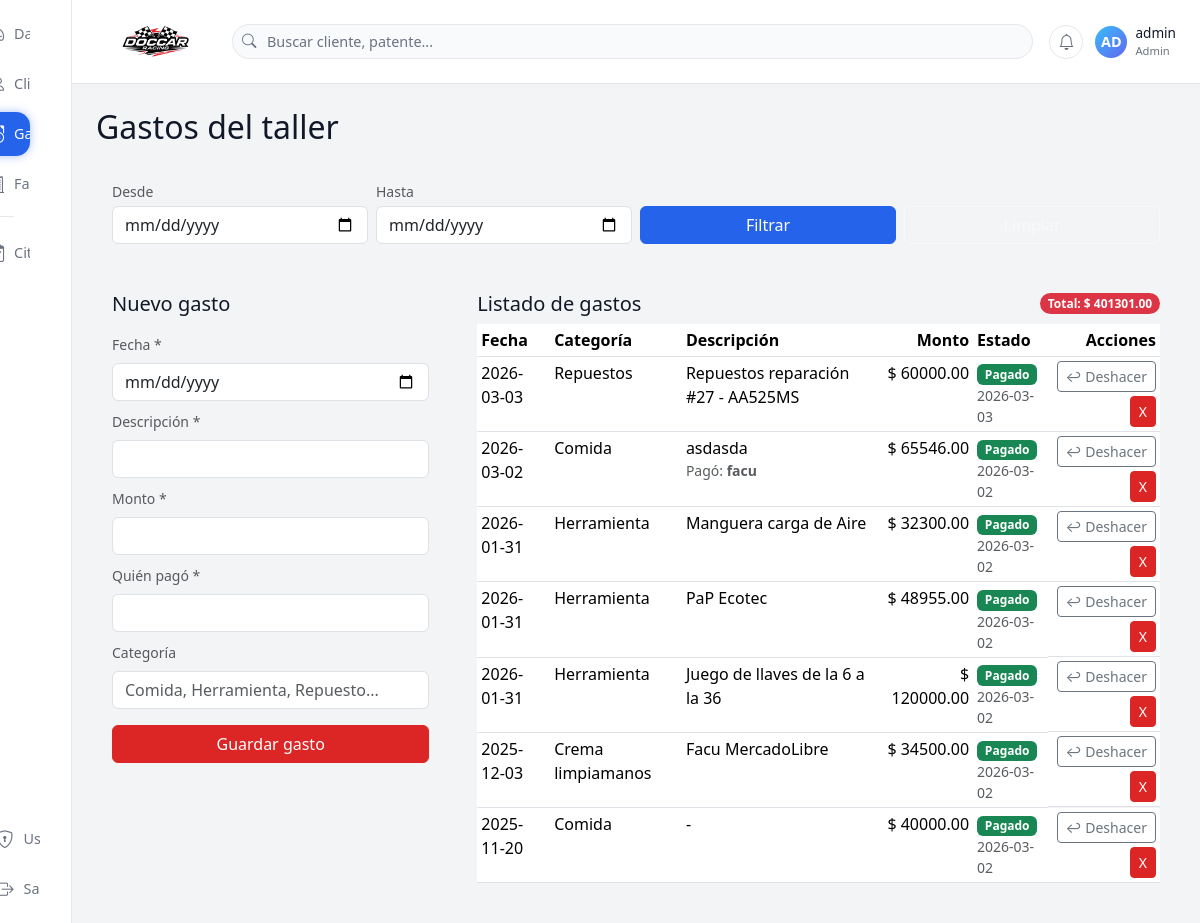
/gastos (signed in), run on the app's committed database.
### tables this page shows
CREATE TABLE gastos (
        id INTEGER PRIMARY KEY AUTOINCREMENT,
        fecha TEXT,
        categoria TEXT,
        descripcion TEXT,
        monto REAL
    , medio_pago TEXT, notas TEXT, pagado INTEGER DEFAULT 0, fecha_pago TEXT, reparacion_id INTEGER, pagador TEXT);

### app.py (the view)
@app.route("/gastos")
@login_required
def gastos_listado():
    desde = request.args.get("desde", "").strip()
    hasta = request.args.get("hasta", "").strip()
    con = get_con()
    cur = con.cursor()
    sql = """
        SELECT id, fecha, categoria, descripcion, monto,
               pagador, medio_pago, notas, COALESCE(pagado,0), fecha_pago, reparacion_id
        FROM gastos
        WHERE 1=1
    """
    params = []
    if desde:
        sql += " AND fecha >= ?"
        params.append(desde)
    if hasta:
        sql += " AND fecha <= ?"
        params.append(hasta)
    sql += " ORDER BY fecha DESC, id DESC"
    cur.execute(sql, params)
    gastos = cur.fetchall()
    con.close()
    total_gastos = sum((row[4] or 0) for row in gastos) if gastos else 0
    return render_template("gastos.html", gastos=gastos, desde=desde, hasta=hasta, total_gastos=total_gastos)

### app.py (called while the page is built)
def get_con():
    con = sqlite3.connect(DB_NAME)
    con.row_factory = sqlite3.Row
    return con

def login_required(f):
    @wraps(f)
    def wrapper(*args, **kwargs):
        if "user_id" not in session:
            return redirect(url_for("login"))
        return f(*args, **kwargs)
    return wrapper

### templates/gastos.html (shortened to what this page needs)
{% extends "base.html" %}
{% block contenido %}
<h2 class="mb-3">Gastos del taller</h2>
<div class="card-dark-soft p-3 mb-3">
    <form class="row g-2 align-items-end" method="get">
        <div class="col-12 col-md-3">
            <label class="form-label mb-1 small text-muted">Desde</label>
            <input type="date" name="desde" class="form-control" value="{{ desde }}">
        </div>
        <div class="col-12 col-md-3">
            <label class="form-label mb-1 small text-muted">Hasta</label>
            <input type="date" name="hasta" class="form-control" value="{{ hasta }}">
        </div>
        <div class="col-6 col-md-3 mt-2 mt-md-4">
            <button type="submit" class="btn btn-primary w-100">Filtrar</button>
        </div>
        <div class="col-6 col-md-3 mt-2 mt-md-4">
            <a href="{{ url_for('gastos_listado') }}" class="btn btn-outline-light w-100">Limpiar</a>
        </div>
    </form>
</div>
<div class="row g-3">
    <div class="col-12 col-lg-4">
        <div class="card-dark-soft p-3 h-100">
            <h5 class="mb-3">Nuevo gasto</h5>
            <form method="post" action="{{ url_for('gasto_nuevo') }}">
                <div class="mb-2">
                    <label class="form-label small text-muted">Fecha *</label>
                    <input type="date" name="fecha" class="form-control" required>
                </div>
                <div class="mb-2">
                    <label class="form-label small text-muted">Descripción *</label>
                    <input type="text" name="descripcion" class="form-control" required>
                </div>
                <div class="mb-2">
                    <label class="form-label small text-muted">Monto *</label>
                    <input type="number" step="0.01" min="0" name="monto" class="form-control" required>
                </div>
                <div class="mb-2">
                    <label class="form-label small text-muted">Quién pagó *</label>
                    <input type="text" name="pagador" class="form-control" required>
                </div>
                <div class="mb-3">
                    <label class="form-label small text-muted">Categoría</label>
                    <input type="text" name="categoria" class="form-control"
                           placeholder="Comida, Herramienta, Repuesto...">
                </div>
                <button class="btn btn-danger w-100" type="submit">
                    Guardar gasto
                </button>
            </form>
        </div>
    </div>
    <div class="col-12 col-lg-8">
        <div class="card-dark-soft p-3 h-100">
            <div class="d-flex justify-content-between align-items-center mb-2">
                <h5 class="mb-0">Listado de gastos</h5>
                <span class="badge bg-danger rounded-pill">
                    Total: $ {{ '%.2f'|format(total_gastos or 0) }}
                </span>
            </div>
            <div class="table-responsive">
                <table class="table table-sm table-dark-custom mb-0">
                    <thead>
                    <tr>
                        <th>Fecha</th>
                        <th>Categoría</th>
                        <th>Descripción</th>
                        <th class="text-end">Monto</th>
                        <th>Estado</th>
                        <th class="text-end">Acciones</th>
                    </tr>
                    </thead>
                    <tbody>
                    {% if gastos %}
                        {% for g in gastos %}
                            {% set pagado = (g[8] or 0) %}
                            <tr>
                                <td>{{ g[1] }}</td>
                                <td>{{ g[2] or '-' }}</td>
                                <td>
                                    {{ g[3] or '-' }}
                                    {% if g[5] %}
                                        <div class="small text-muted">Pagó: <strong>{{ g[5] }}</strong></div>
                                    {% endif %}
                                </td>
                                <td class="text-end">$ {{ '%.2f'|format(g[4] or 0) }}</td>
                                <td>
                                    {% if pagado|int == 1 %}
                                        <span class="badge bg-success">Pagado</span>
                                        {% if g[9] %}
                                            <div class="small text-muted">{{ g[9] }}</div>
                                        {% endif %}
                                    {% else %}
                                        <span class="badge bg-warning text-dark">Pendiente</span>
                                    {% endif %}
                                </td>
                                <td class="text-end d-flex justify-content-end gap-1 flex-wrap">
                                    <form method="post" action="{{ url_for('gasto_toggle_pagado', gasto_id=g[0]) }}">
                                        {% if pagado|int == 1 %}
                                            <button type="submit"
                                                    class="btn btn-sm btn-outline-secondary"
                                                    onclick="return confirm('¿Deshacer el marcado de pagado?');">
                                                ↩ Deshacer
                                            </button>
                                        {% else %}
                                            <button type="submit"
                                                    class="btn btn-sm btn-success"
                                                    onclick="return confirm('¿Confirmás que ya se pagó este gasto?');">
                                                ✅ Pagado
                                            </button>
                                        {% endif %}
                                    </form>
                                    <a href="{{ url_for('gasto_eliminar', gasto_id=g[0]) }}"
                                       onclick="return confirm('¿Eliminar gasto?');"
                                       class="btn btn-sm btn-danger">
                                        X
                                    </a>
                                </td>
                            </tr>
                        {% endfor %}
                    {% else %}
                        <tr>
                            <td colspan="6" class="text-center text-muted py-3">
                                No hay gastos en el período seleccionado.
                            </td>
                        </tr>
                    {% endif %}
                    </tbody>
                </table>
            </div>
        </div>
    </div>
</div>
{% endblock %}

### templates/base.html (style rules this page uses)
:root { --bg-app: #f3f4f6; --bg-sidebar: #ffffff; --bg-topbar: #ffffff; --bg-card: #ffffff; --border-soft: #e5e7eb; --text-main: #111827; --text-muted: #6b7280; --primary: #2563eb; --success: #16a34a; --danger: #dc2626; }
* { box-sizing: border-box; }
body { margin: 0; min-height: 100vh; background: var(--bg-app); color: var(--text-main); font-family: system-ui, -apple-system, BlinkMacSystemFont, "Segoe UI", sans-serif; }
a { text-decoration: none; color: inherit; }
.btn-primary { background-color: var(--primary); border-color: var(--primary); }
.btn-danger { background-color: var(--danger); border-color: var(--danger); }

### data on the page
gastos: fecha "2026-03-03", categoria "Repuestos", descripcion "Repuestos reparación #27 - AA525MS", monto "60000.00", fecha_pago "2026-03-03"
gastos: fecha "2026-03-02", categoria "Comida", descripcion "asdasda", pagador "facu", monto "65546.00", fecha_pago "2026-03-02"
gastos: fecha "2026-01-31", categoria "Herramienta", descripcion "Manguera carga de Aire", monto "32300.00", fecha_pago "2026-03-02"
gastos: fecha "2026-01-31", categoria "Herramienta", descripcion "PaP Ecotec", monto "48955.00", fecha_pago "2026-03-02"
gastos: fecha "2026-01-31", categoria "Herramienta", descripcion "Juego de llaves de la 6 a la 36", monto "120000.00", fecha_pago "2026-03-02"
gastos: fecha "2025-12-03", categoria "Crema limpiamanos", descripcion "Facu MercadoLibre", monto "34500.00", fecha_pago "2026-03-02"
gastos: fecha "2025-11-20", categoria "Comida", descripcion "-", monto "40000.00", fecha_pago "2026-03-02"

### other printed values
{{ uname[:2].upper() }} "AD"
{{ session.get("username", "Usuario") }} "admin"
{{ session.get("rol", "operador")|capitalize }} "Admin"
{{ '%.2f'|format(total_gastos or 0) }} "401301.00"
